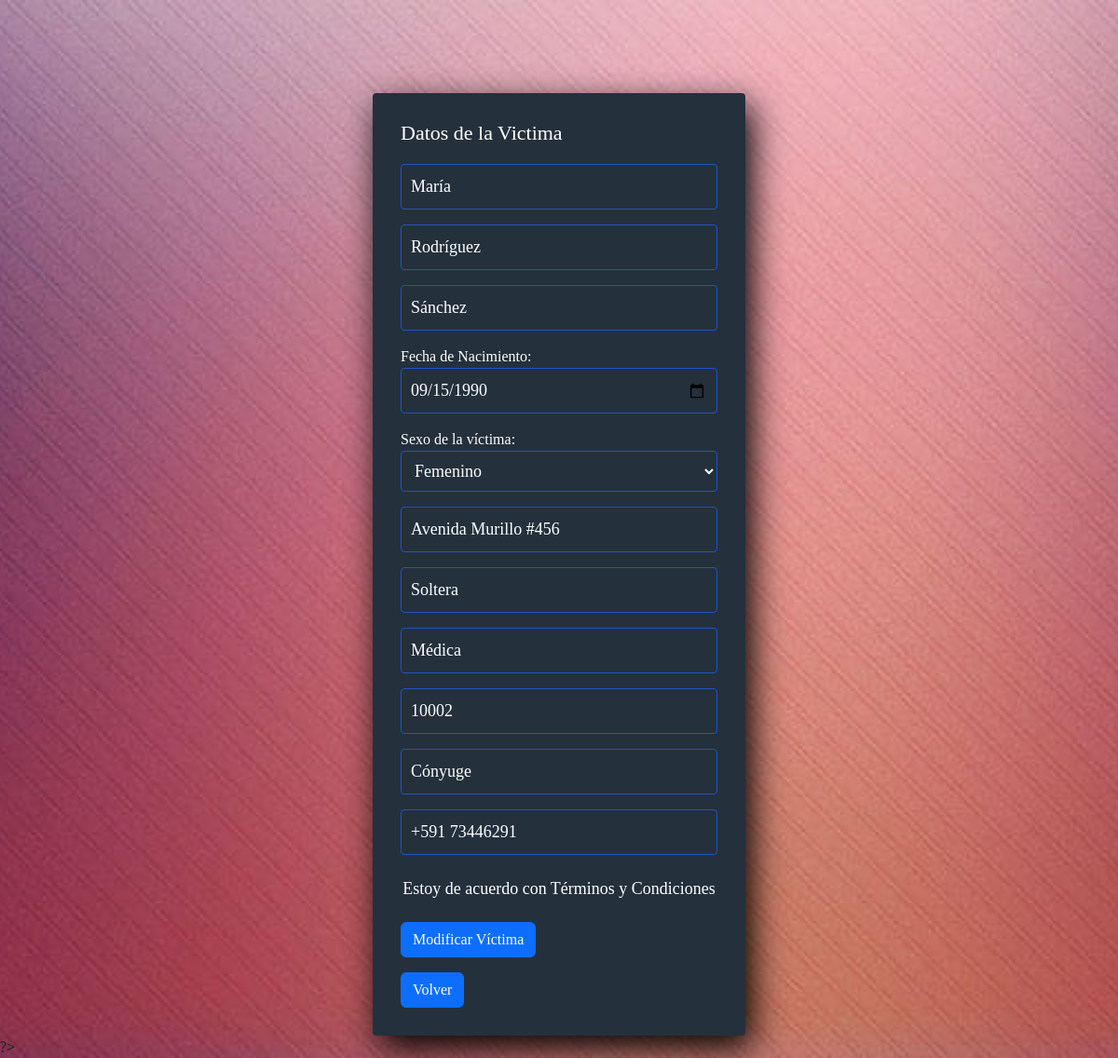
Screenshot of /controlador/victimaModificar.php?ci=10002&cod=1 (signed in) with the database file from the repository.
### tables this page shows
CREATE TABLE `persona` (
  `ci` int(11) NOT NULL,
  `nombre` varchar(20) DEFAULT NULL,
  `apePaterno` varchar(20) DEFAULT NULL,
  `apeMaterno` varchar(20) DEFAULT NULL,
  `fechaNaci` date DEFAULT NULL,
  `sexo` varchar(20) DEFAULT NULL,
  `direccion` varchar(90) DEFAULT NULL,
  `estado_civil` varchar(20) DEFAULT NULL,
  `profesion` varchar(40) DEFAULT NULL,
  `telefono` varchar(40) DEFAULT NULL
);

CREATE TABLE `victima` (
  `ci` int(11) NOT NULL,
  `relacion_perpetrador` varchar(70) DEFAULT NULL,
  `codDenuncia` int(11) DEFAULT NULL
);

### controlador/victimaModificar.php (called while the page is built, shortened)
<?php
    $ci = $_GET['ci'];
    $codDenunciante = $_GET['cod'];
    include("../modelo/VictimaClase.php");
    include("../modelo/PersonaClase.php");
    $carVictima=new Victima($ci,"","");
    $resVictima = $carVictima->lista_especifica();
    $reg = $resVictima->fetch_assoc();
    $ci = $reg['ci'];
    $carPer = new Persona($ci, "", "", "", "","","","","","");
    $resPer = $carPer->lista_especifica();
    $regPer = $resPer->fetch_assoc();
    $nombres = $regPer['nombre'];
    $apellidoP = $regPer['apePaterno'];
    $apellidoM = $regPer['apeMaterno'];
    $fechaNacimiento = $regPer['fechaNaci'];
    $sexo = $regPer['sexo'];
    $direccion = $regPer['direccion'];
    $estadoCivil = $regPer['estado_civil'];
    $profesion = $regPer['profesion'];
    $telefono = $regPer['telefono'];
    $relacion = $reg['relacion_perpetrador'];
    include("../vista/Reporte_denuncias/victimaModificar.php");
    ?>

### modelo/PersonaClase.php (called while the page is built, shortened)
<?php
class Persona{
    private $ci;
    public function lista(){
        $db=new Conexion();
        $sql=$db->query("SELECT * FROM persona");
        return ($sql);
    }public function lista_especifica(){
        $db=new Conexion();
        $sql=$db->query("SELECT * FROM persona where ci=$this->ci");
        return ($sql);
    }
    public function setCi($ci) {
        $this->ci = $ci;
    }
}
?>

### modelo/VictimaClase.php (called while the page is built, shortened)
<?php
class Victima{
    private $ci;
    public function lista(){
        $db=new Conexion();
        $sql=$db->query("SELECT * FROM victima");
        return ($sql);
    }public function lista_especifica(){
        $db=new Conexion();
        $sql=$db->query("SELECT * FROM victima where ci=$this->ci");
        return ($sql);
    }
    public function setCi($ci){
        $this->ci=$ci;
    }
}
?>

### vista/Reporte_denuncias/victimaModificar.php (the view, shortened to what this page needs)
<!DOCTYPE html>
<html lang="en">
<head>
    <link rel="stylesheet" href="../css/styles.css">
    <link href="https://cdn.jsdelivr.net/npm/bootstrap@5.3.1/dist/css/bootstrap.min.css" rel="stylesheet">
</head>
<body>
    <section class="form-register">
      <h4>Datos de la Victima</h4>
      <form action="" method="POST">
      <input class="controls" type="text" name="nombres" id="nombres" placeholder="Ingrese nombre" required value="<?php echo $nombres; ?>">
      <input class="controls" type="text" name="apellidoP" id="apellidoP" placeholder="Ingrese apellido Paterno" required value="<?php echo $apellidoP; ?>">
      <input class="controls" type="text" name="apellidoM" id="apellidoM" placeholder="Ingrese apellido Materno" value="<?php echo $apellidoM; ?>">
      <label for="fechaNacimiento">Fecha de Nacimiento:</label>
      <input class="controls" type="date" name="fechaNacimiento" id="fechaNacimiento" required value="<?php echo $fechaNacimiento; ?>">
      <label for="sexo">Sexo de la víctima:</label>
      <select class="controls" name="sexo" id="sexo" required>
        <option value="Femenino" <?php if ($sexo === 'Femenino') echo 'selected'; ?>>Femenino</option>
      </select>
      <input class="controls" type="text" name="dir" id="dir" placeholder="Ingrese domicilio víctima" value="<?php echo $direccion; ?>">
      <input class="controls" type="text" name="est" id="est" placeholder="Ingrese estado civil víctima" value="<?php echo $estadoCivil; ?>">
      <input class="controls" type="text" name="prof" id="prof" placeholder="Ingrese profesión víctima" value="<?php echo $profesion; ?>">
      <input class="controls" type="text" name="carnet" id="carnet" placeholder="Ingrese su carnet de identidad" required value="<?php echo $ci; ?>">
      <input class="controls" type="text" name="rel" id="rel" placeholder="Relación Perpetrador" required value="<?php echo $relacion; ?>">
      <input class="controls" type="text" name="telefono" id="telefono" placeholder="Ingrese su número telefónico" value="<?php echo $telefono; ?>">
      <p>Estoy de acuerdo con <a href="#">Términos y Condiciones</a></p>
      <input class="btn btn-primary" type="submit" value="Modificar Víctima" name="modificarVictima">
    </form>
    <button type="button" class="btn btn-primary mt-3" onclick="window.location.href='../controlador/denunciaModificar.php?cod=<?php echo $codDenunciante; ?>'">Volver</button>
    </section>
</body>
</html>

### css/styles.css (style rules this page uses)
* { margin: 0; padding: 0; box-sizing: border-box; }
.form-register { width: 400px; background: #24303c; padding: 30px; margin: auto; margin-top: 100px; border-radius: 4px; font-family: 'calibri'; color: white; box-shadow: 7px 13px 37px #000; }
body { background-image: url('fondo.jpg'); background-size: cover; background-repeat: no-repeat; background-attachment: fixed; background-position: center center; }
.form-register h4 { font-size: 22px; margin-bottom: 20px; }
.controls { width: 100%; background: #24303c; padding: 10px; border-radius: 4px; margin-bottom: 16px; border: 1px solid #1f53c5; font-family: 'calibri'; font-size: 18px; color: white; }
.form-register p { height: 40px; text-align: center; font-size: 18px; line-height: 40px; }
.form-register a { color: white; text-decoration: none; }

### rows the page displays
persona: nombres "María", apellidoP "Rodríguez", apellidoM "Sánchez", fechaNacimiento "09/15/1990", sexo "Femenino", dir "Avenida Murillo #456", est "Soltera", prof "Médica", telefono "+591 73446291"
victima: carnet "10002", rel "Cónyuge"
